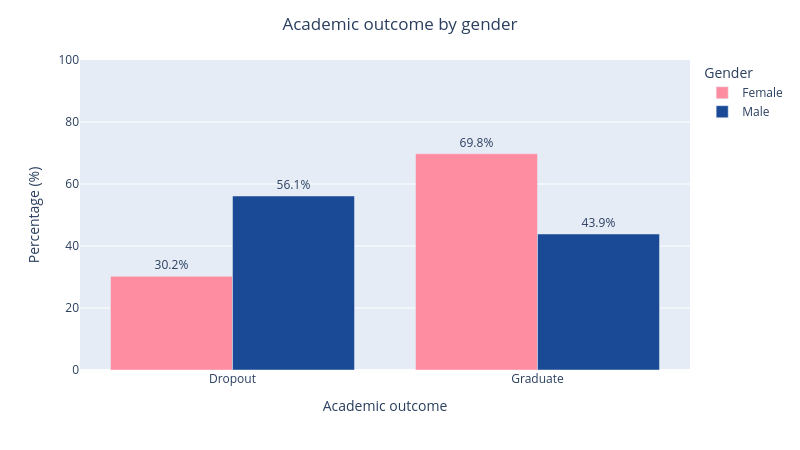

Notebook source saved alongside this figure:
### Code cell
df_plot = ( df_train_pd .groupby(['Gender', 'Target']) .size() .rename('count') .reset_index() )
df_plot['Percentage (%)'] = ( df_plot .groupby('Gender')['count'] .transform(lambda x: x / x.sum() * 100) )
fig = px.bar(
    df_plot,
    x='Target',
    y='Percentage (%)',
    color='Gender',
    barmode='group',
    text=df_plot['Percentage (%)'].round(1).astype(str) + '%',
    color_discrete_map={
        'Male': '#1A4A96',    # blue
        'Female': '#FF8DA1'  # pink
    }
)

fig.update_traces(
    textposition='outside'
)

fig.update_layout(
    title={
        'text': 'Academic outcome by gender',
        'x': 0.5
    },
    yaxis_title='Percentage (%)',
    xaxis_title='Academic outcome',
    yaxis=dict(
        range=[0, 100]
    ),
    height=450,
    width=800,
    uniformtext_minsize=12,
    uniformtext_mode='hide'
)

fig.show()

### Figure 1 — Plotly figure (JSON) as saved in the notebook; plotly's stock layout.template omitted (floating-point values rounded to 4 significant figures)
{"data": [{"alignmentgroup": "True", "hovertemplate": "Gender=Female<br>Target=%{x}<br>Percentage (%)=%{y}<br>text=%{text}<extra></extra>", "legendgroup": "Female", "marker": {"color": "#FF8DA1", "pattern": {"shape": ""}}, "name": "Female", "offsetgroup": "Female", "orientation": "v", "showlegend": true, "text": ["30.2%", "69.8%"], "textposition": "outside", "type": "bar", "x": ["Dropout", "Graduate"], "xaxis": "x", "y": [30.24, 69.76], "yaxis": "y"}, {"alignmentgroup": "True", "hovertemplate": "Gender=Male<br>Target=%{x}<br>Percentage (%)=%{y}<br>text=%{text}<extra></extra>", "legendgroup": "Male", "marker": {"color": "#1A4A96", "pattern": {"shape": ""}}, "name": "Male", "offsetgroup": "Male", "orientation": "v", "showlegend": true, "text": ["56.1%", "43.9%"], "textposition": "outside", "type": "bar", "x": ["Dropout", "Graduate"], "xaxis": "x", "y": [56.12, 43.88], "yaxis": "y"}], "layout": {"barmode": "group", "height": 450, "legend": {"title": {"text": "Gender"}, "tracegroupgap": 0}, "margin": {"t": 60}, "title": {"text": "Academic outcome by gender", "x": 0.5}, "uniformtext": {"minsize": 12, "mode": "hide"}, "width": 800, "xaxis": {"anchor": "y", "domain": [0, 1], "title": {"text": "Academic outcome"}}, "yaxis": {"anchor": "x", "domain": [0, 1], "range": [0, 100], "title": {"text": "Percentage (%)"}}}}
